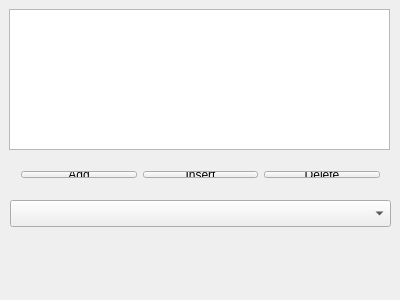
<?xml version="1.0" encoding="UTF-8"?>
<ui version="4.0">
 <class>i_mvc</class>
 <widget class="QWidget" name="i_mvc">
  <property name="geometry">
   <rect>
    <x>0</x>
    <y>0</y>
    <width>400</width>
    <height>300</height>
   </rect>
  </property>
  <property name="windowTitle">
   <string>i_mvc</string>
  </property>
  <widget class="QListView" name="listView">
   <property name="geometry">
    <rect>
     <x>9</x>
     <y>9</y>
     <width>381</width>
     <height>141</height>
    </rect>
   </property>
  </widget>
  <widget class="QComboBox" name="comboBox">
   <property name="geometry">
    <rect>
     <x>10</x>
     <y>200</y>
     <width>381</width>
     <height>27</height>
    </rect>
   </property>
  </widget>
  <widget class="QWidget" name="">
   <property name="geometry">
    <rect>
     <x>10</x>
     <y>160</y>
     <width>381</width>
     <height>29</height>
    </rect>
   </property>
   <layout class="QHBoxLayout" name="horizontalLayout">
    <item>
     <widget class="QPushButton" name="pushButton_Add">
      <property name="text">
       <string>Add</string>
      </property>
     </widget>
    </item>
    <item>
     <widget class="QPushButton" name="pushButton_Insert">
      <property name="text">
       <string>Insert</string>
      </property>
     </widget>
    </item>
    <item>
     <widget class="QPushButton" name="pushButton_Delete">
      <property name="text">
       <string>Delete</string>
      </property>
     </widget>
    </item>
   </layout>
  </widget>
 </widget>
 <layoutdefault spacing="6" margin="11"/>
 <resources/>
 <connections/>
</ui>
